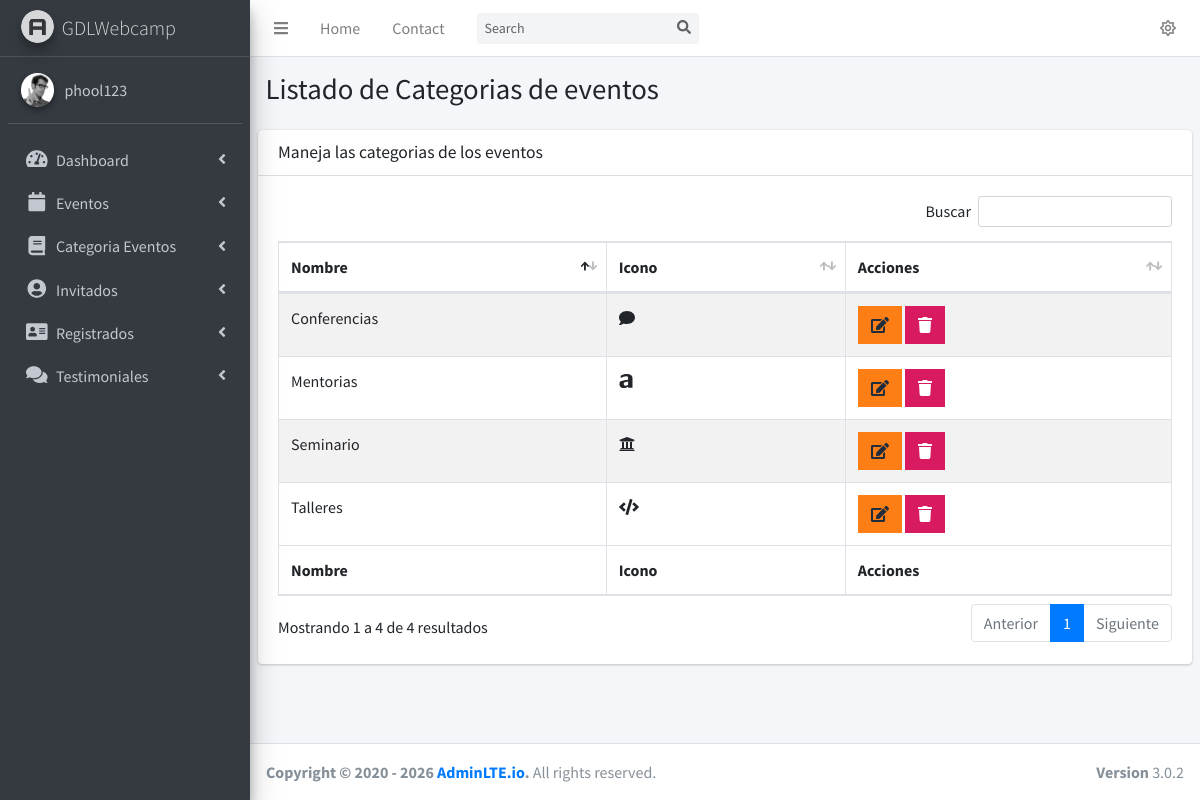
The app's page /admin/lista-categorias.php (signed in) with its own data.
### tables this page shows
CREATE TABLE `categoria_evento` (
  `id_categoria` tinyint(10) UNSIGNED NOT NULL,
  `cat_evento` varchar(50) NOT NULL,
  `icono` varchar(15) NOT NULL,
  `editado` datetime NOT NULL
);

### admin/lista-categorias.php (the view, shortened to what this page needs)
<?php
        include_once 'funciones/funciones.php';
        include_once 'templates/header.php';
        include_once 'templates/barra.php';
        include_once 'templates/navegacion.php';
?>
  <div class="content-wrapper">
    <section class="content-header">
      <div class="container-fluid">
        <div class="row mb-2">
          <div class="col-sm-6">
            <h1>Listado de Categorias de eventos</h1>
          </div>
        </div>
      </div>
    </section>
    <section class="content">
      <div class="row">
        <div class="col-12">
          <div class="card">
            <div class="card-header">
              <h3 class="card-title">Maneja las categorias de los eventos</h3>
            </div>
            <div class="card-body">
              <table id="registros" class="table table-bordered table-striped">
                <thead>
                <tr>
                  <th>Nombre</th>
                  <th>Icono</th>
                  <th>Acciones</th>
                </tr>
                </thead>
                <tbody>
                    <?php
                        try {
                          $sql = "SELECT * FROM categoria_evento";
                          $resultado = $conn->query($sql);
                        } catch (Exception $e) {
                          $error = $e->getMessage();
                          echo $error;
                        }
                       while($categoria = $resultado->fetch_assoc() ) { ?>
                            <tr>
                                <td><?php  echo $categoria['cat_evento'];   ?></td>
                                <td><i class="fa <?php echo $categoria['icono'];  ?>"></i></td>
                                <td>
                                    <a href="editar-categoria.php?id=<?php echo $categoria['id_categoria']; ?>" class="btn bg-orange btn-flat margin">
                                        <i class="nav-icon fas fa-edit"></i>
                                    </a>
                                    <a href="#" data-id="<?php echo $categoria['id_categoria']; ?>" data-tipo="categoria" class="btn bg-maroon btn-flat margin borrar_registro">
                                        <i class="fa fa-trash"></i>
                                    </a>
                                </td>
                            </tr>
                        <?php } ?>
                </tbody>
                <tfoot>
                <tr>
                  <th>Nombre</th>
                  <th>Icono</th>
                  <th>Acciones</th>
                </tr>
                </tfoot>
              </table>
            </div>
          </div>
        </div>
      </div>
    </section>
  </div>
  <?php
        include_once 'templates/footer.php';
  ?>

### records on screen
categoria_evento: cat_evento "Seminario"
categoria_evento: cat_evento "Conferencias"
categoria_evento: cat_evento "Talleres"
categoria_evento: cat_evento "Mentorias"

### other values on screen
$_SESSION['nombre'] "phool123"
